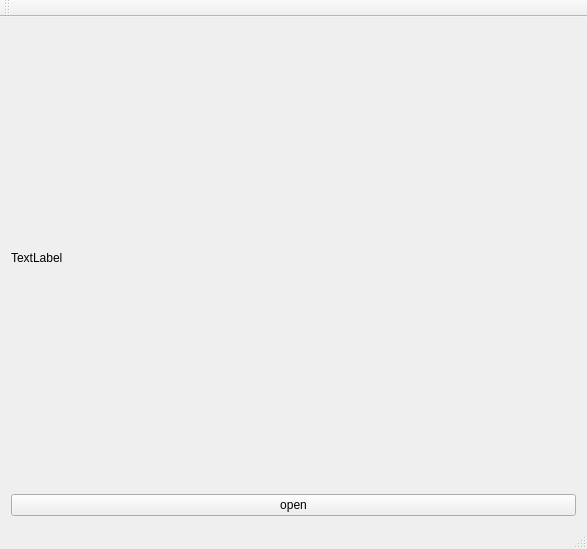
<?xml version="1.0" encoding="UTF-8"?>
<ui version="4.0">
 <class>MainWindow</class>
 <widget class="QMainWindow" name="MainWindow">
  <property name="geometry">
   <rect>
    <x>0</x>
    <y>0</y>
    <width>587</width>
    <height>549</height>
   </rect>
  </property>
  <property name="windowTitle">
   <string>MainWindow</string>
  </property>
  <widget class="QWidget" name="centralWidget">
   <layout class="QVBoxLayout" name="verticalLayout" stretch="0,0">
    <item>
     <widget class="QLabel" name="label">
      <property name="text">
       <string>TextLabel</string>
      </property>
     </widget>
    </item>
    <item>
     <widget class="QPushButton" name="open">
      <property name="text">
       <string>open</string>
      </property>
     </widget>
    </item>
   </layout>
  </widget>
  <widget class="QMenuBar" name="menuBar">
   <property name="geometry">
    <rect>
     <x>0</x>
     <y>0</y>
     <width>587</width>
     <height>22</height>
    </rect>
   </property>
  </widget>
  <widget class="QToolBar" name="mainToolBar">
   <attribute name="toolBarArea">
    <enum>TopToolBarArea</enum>
   </attribute>
   <attribute name="toolBarBreak">
    <bool>false</bool>
   </attribute>
  </widget>
  <widget class="QStatusBar" name="statusBar"/>
 </widget>
 <layoutdefault spacing="6" margin="11"/>
 <resources/>
 <connections/>
</ui>
